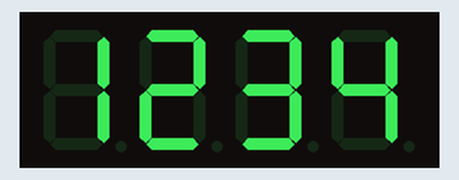
Simulated run of this sketch. Board: Arduino Uno, built with avr-gcc and run on an emulated ATmega328P. Parts: 4-digit seven-segment display.

Above: at 0.1 s.
At 1.1 s:
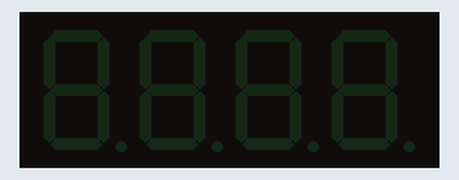

The sketch:

00.ino
```cpp
//Generated Date: Sat, 06 May 2023 10:32:28 GMT

#include <TM1637Display.h>

TM1637Display tm_display23(2, 3);

void setup()
{

  tm_display23.setBrightness(7);
 tm_display23.clear();

}

void loop()
{
  tm_display23.showNumberDec(1234, true);
   delay(1000);
  tm_display23.clear();
   delay(1000);
}
```

Measured:
- what the display in image 1 shows lasts 1.0 s, from 1.1 s to 2.1 s
